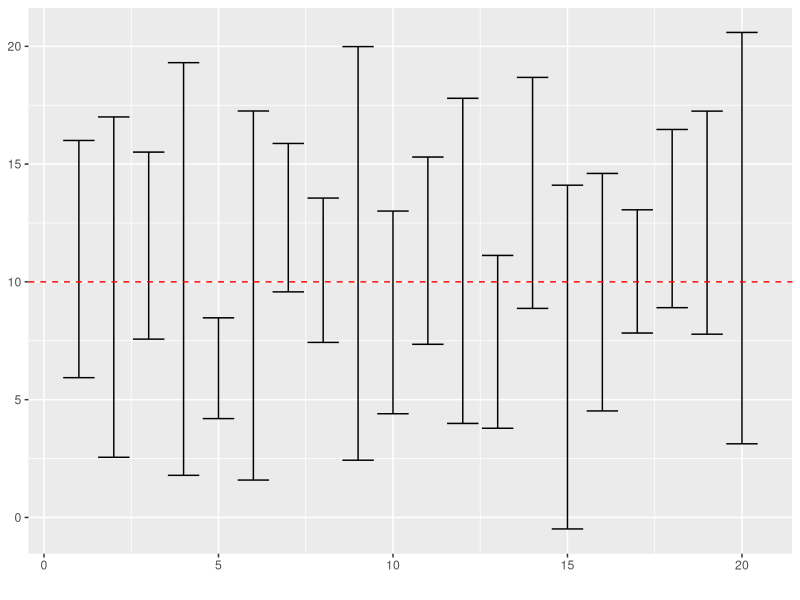
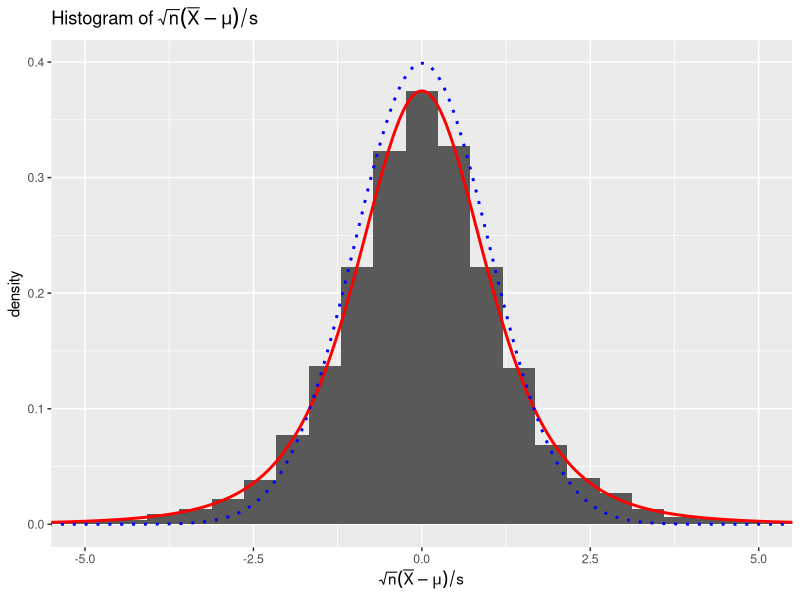

The R source for these figures, in order:
### 正規母集団の平均の区間推定(分散未知)
### 95%信頼区間を多数作成すると, 真の平均が含まれる区間が全体の
### 95%程度となることをモンテカルロ・シミュレーションで確認
set.seed(123) # 乱数の初期値の設定
## パラメータの設定
mu <- 10 # 平均
sigma <- 5 # 標準偏差
## n個の正規標本から標本平均・標準偏差と平均の100(1-alpha)%信頼区間の
## 上端・下端を計算する関数の作成
myest <- function(n, alpha = 0.05){
  
  x <- rnorm(n, mean = mu, sd = sigma) # 正規乱数の生成
  xbar <- mean(x) # 標本平均
  s <- sd(x) # 標準偏差(不偏分散の平方根)
  ui <- xbar + qt(1-alpha/2, df = n - 1) * s/sqrt(n) # 上側信頼限界
  li <- xbar - qt(1-alpha/2, df = n - 1) * s/sqrt(n) # 下側信頼限界
  
  return(c(xbar = xbar, s = s, ui = ui, li = li))
}
## シミュレーションの実行
n <- 5 # データ数
MC <- 10^4 # シミュレーション数
result <- replicate(MC, myest(n)) # MC回実験
## 真の平均muが95%信頼区間に含まれている割合が約95%であることの確認
length(which(mu <= result["ui", ] & mu >= result["li", ]))/MC
## はじめの20個の信頼区間の可視化(geom_errorbarを使用)
library(ggplot2)
ggplot() + 
  geom_errorbar(aes(x = 1:20, # x軸はただの番号
                    ymin = result["li",1:20], # 信頼区間の下端
                    ymax = result["ui",1:20]) # 信頼区間の上端
  ) +
  geom_hline(yintercept = mu, # 真の平均値を水平線で追加
             color = "red", lty = "dashed") +
  labs(x = "")
## sqrt(n)*(xbar-mu)/sが自由度n-1のt分布に従うことの確認
z <- sqrt(n) * (result["xbar", ] - mu)/result["s", ]
ggplot() +
  geom_histogram(aes(z, after_stat(density)), bins = 50) +
  stat_function(fun = \(x) dt(x, df = n - 1), 
                # 自由度n-1のt分布の密度を計算する関数. 
                # \(x)はfunction(x)の略記法  
                color = "red", linewidth = 1,
                n = 1001 # グラフを描くときの折れ線の分割数を増やす
                ) + 
  labs(x = expression(sqrt(n)*(bar(X)-mu)/s),
       title = expression(paste("Histogram of ", sqrt(n)*(bar(X)-mu)/s))) +
  coord_cartesian(xlim = c(-5, 5)) + 
  # 見やすくするためにx軸の範囲をズーム
  stat_function(fun = dnorm, color = "blue", linewidth = 1, 
                lty = "dotted", n = 1001)
  # 標準正規分布との違いを見るため，標準正規分布の密度も上書き
